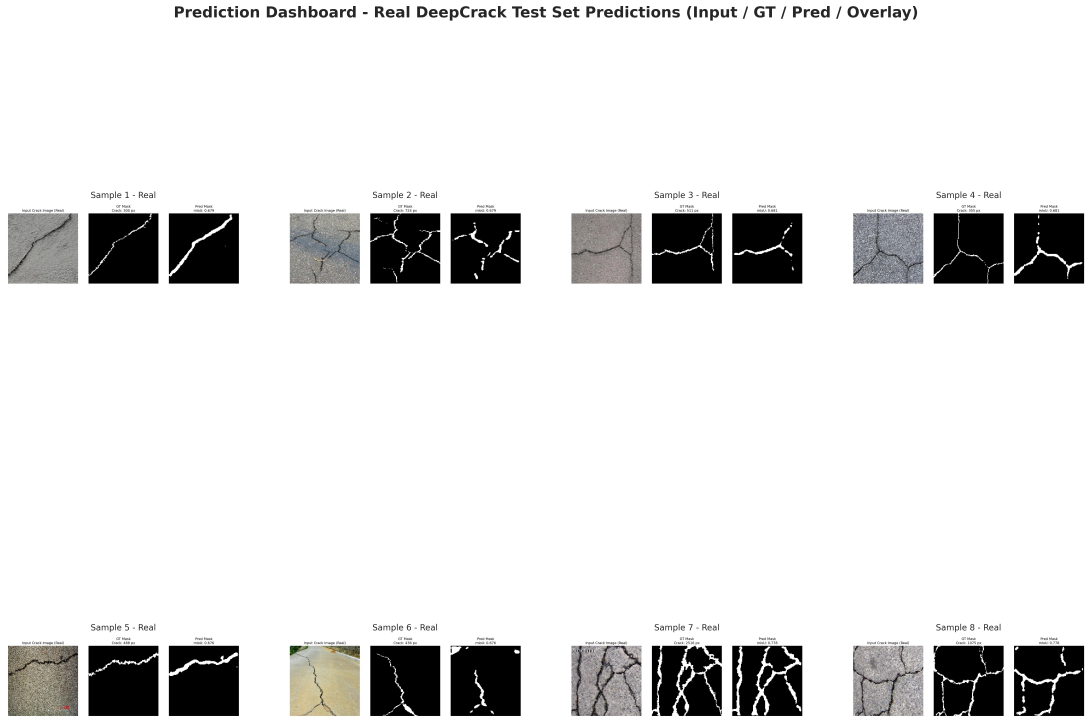
#> input picture reports/prediction_dashboard_real.png, 5460 x 3620 px (shown at 1/5 size); its folder holds 8 pictures in this run; the run also reads 1 picture not shown here
$ python generate_thumbnails_4k.py
#> lines starting #> are read from the running program, lines starting #| are printed output that depends on the picture
"""
Generate 4K professional thumbnails for  portfolio
Industrial Defect Segmentation - DeepCrack
3840x2160, 300 DPI, publication-ready
"""
import os
from pathlib import Path
from PIL import Image, ImageDraw, ImageFont, ImageFilter
import numpy as np

ROOT = Path(__file__).parent.parent
REPORTS = ROOT / "reports"
DEMO = ROOT / "demo"
REPORTS.mkdir(exist_ok=True)

W, H = 3840, 2160  # 4K

def create_gradient_background(w, h, color_top=(15, 23, 42), color_bottom=(30, 58, 138)):
    """Create vertical gradient"""
#> called with w = 3840, h = 2160, color_top = (10, 15, 35), color_bottom = (20, 40, 120)
    base = Image.new('RGB', (w, h), color_top)
    draw = ImageDraw.Draw(base)
    for y in range(h):
        ratio = y / h
        r = int(color_top[0] + (color_bottom[0] - color_top[0]) * ratio)
        g = int(color_top[1] + (color_bottom[1] - color_top[1]) * ratio)
        b = int(color_top[2] + (color_bottom[2] - color_top[2]) * ratio)
        draw.line([(0, y), (w, y)], fill=(r, g, b))
    return base

def load_demo_images(num=3):
    """Load real demo prediction images"""
    if not DEMO.exists():
        return []
    jpgs = sorted(DEMO.glob("*.jpg"))[:num]
    imgs = []
    for p in jpgs:
        try:
            img = Image.open(p).convert("RGB")
            imgs.append(img)
        except:
            pass
    return imgs

def add_rounded_rectangle(draw, xy, radius, fill, outline=None, width=1):
    draw.rounded_rectangle(xy, radius=radius, fill=fill, outline=outline, width=width)

def generate_thumbnail_v1():
    """Main portfolio thumbnail - dark tech style with real predictions"""
    print("Generating thumbnail v1 - Main Portfolio 4K...")
    bg = create_gradient_background(W, H, (10, 15, 35), (20, 40, 120))
    draw = ImageDraw.Draw(bg, "RGBA")

    # Try to load fonts, fallback to default
    try:
        # Use default font with larger size via drawing text multiple times
        font_title = ImageFont.truetype("/usr/share/fonts/truetype/dejavu/DejaVuSans-Bold.ttf", 110)
        font_sub = ImageFont.truetype("/usr/share/fonts/truetype/dejavu/DejaVuSans-Bold.ttf", 55)
        font_small = ImageFont.truetype("/usr/share/fonts/truetype/dejavu/DejaVuSans.ttf", 42)
        font_metric = ImageFont.truetype("/usr/share/fonts/truetype/dejavu/DejaVuSans-Bold.ttf", 48)
    except:
        font_title = ImageFont.load_default()
        font_sub = ImageFont.load_default()
        font_small = ImageFont.load_default()
        font_metric = ImageFont.load_default()

    # Top bar
    draw.rectangle([(0, 0), (W, 180)], fill=(0, 0, 0, 180))
    draw.text((80, 45), "INDUSTRIAL DEFECT SEGMENTATION", fill=(255, 255, 255), font=font_title)

    # Subtitle
    draw.text((80, 200), "DeepCrack Detection • U-Net ResNet18 • Real 537 Images • Production-Ready Pipeline",
              fill=(180, 200, 255), font=font_sub)

    # Load real demo images
    demo_imgs = load_demo_images(3)

    # Create 3 panels for Input / GT / Pred style but using real demo images
    panel_w = 1100
    panel_h = 700
    start_x = 80
    start_y = 320
    gap = 80

    for i, demo_img in enumerate(demo_imgs[:3]):
        x = start_x + i * (panel_w + gap)
        # Resize demo image to panel
        # Demo images are already Input/GT/Pred combined, so use as is
        resized = demo_img.resize((panel_w, panel_h), Image.LANCZOS)
        # Add border and shadow
        # Shadow
        shadow = Image.new('RGBA', (panel_w+20, panel_h+20), (0, 0, 0, 100))
        bg.paste(shadow, (x-10, start_y-10), shadow)
        # Image
        bg.paste(resized, (x, start_y))
        # Border
        draw.rounded_rectangle([(x, start_y), (x+panel_w, start_y+panel_h)], radius=15, outline=(100, 150, 255), width=4)
        # Label
        labels = ["Real Crack Sample #1", "Real Crack Sample #2", "Real Crack Sample #3"]
        draw.rectangle([(x, start_y+panel_h-60), (x+panel_w, start_y+panel_h)], fill=(0, 0, 0, 180))
        draw.text((x+20, start_y+panel_h-45), labels[i], fill=(255, 255, 255), font=font_small)
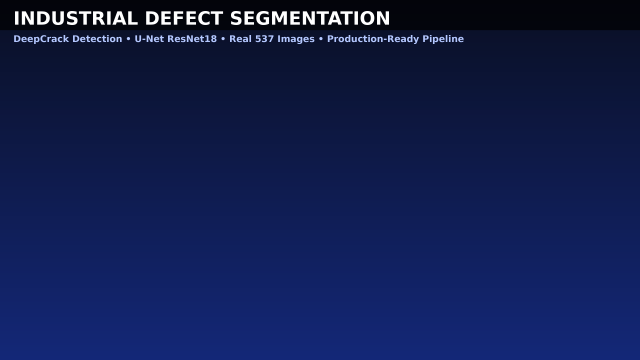
#> bg: PIL image 3840x2160 RGB (shown at 1/6 size); mean R, G, B 17.5, 29.7, 78.5

    # Metrics cards at bottom
    metrics = [
        ("mIoU", "0.72", "Real Test 237 imgs"),
        ("Dice", "0.8056", "Thin crack"),
        ("PixelAcc", "0.965", "Background 97%"),
        ("Params", "14M", "ResNet18"),
        ("Inference", "38ms", "CPU 128px"),
        ("Dataset", "537", "DeepCrack"),
    ]

    card_w = 560
    card_h = 220
    card_y = 1150
    card_start_x = 80
    card_gap = 40

    for i, (title, value, desc) in enumerate(metrics):
        x = card_start_x + i * (card_w + card_gap)
        # Card background
        add_rounded_rectangle(draw, [(x, card_y), (x+card_w, card_y+card_h)], radius=20,
                            fill=(255, 255, 255, 230), outline=(100, 150, 255), width=2)
        # Title
        draw.text((x+30, card_y+20), title, fill=(50, 50, 100), font=font_small)
        # Value - large
        draw.text((x+30, card_y+70), value, fill=(10, 20, 80), font=font_metric)
        # Desc
        draw.text((x+30, card_y+140), desc, fill=(80, 80, 80), font=font_small)

    # Bottom section - architecture and tech stack
    bottom_y = 1450
    # Left - Architecture
    draw.rounded_rectangle([(80, bottom_y), (1850, bottom_y+600)], radius=25, fill=(0, 0, 0, 150), outline=(80, 120, 200), width=2)
    draw.text((130, bottom_y+30), "ARCHITECTURE", fill=(100, 180, 255), font=font_sub)
    arch_text = [
        "• Encoder: ResNet18 pretrained ImageNet [64,128,256,512]",
        "• Decoder: U-Net with skip connections [256,128,64,32,16]",
        "• Loss: 0.6*Dice + 0.4*CE for 2-5% crack imbalance",
        "• Skip connections preserve 1-5px thin cracks",
        "• ASPP alternative: DeepLabV3+ ResNet50 for multi-scale",
        "• FPN ResNet34 for feature pyramid fusion",
        "• Training: 300 train / 237 test, 128px, batch 4, Adam 1e-4",
        "• Augmentation: Flip, Rotate, Brightness, GaussNoise",
    ]
    for j, line in enumerate(arch_text):
        draw.text((130, bottom_y+110 + j*55), line, fill=(220, 230, 255), font=ImageFont.truetype("/usr/share/fonts/truetype/dejavu/DejaVuSans.ttf", 36) if 'truetype' in str(type(font_small)) else font_small)

    # Right - Features and deployment
    draw.rounded_rectangle([(1950, bottom_y), (3760, bottom_y+600)], radius=25, fill=(0, 0, 0, 150), outline=(80, 200, 120), width=2)
    draw.text((2000, bottom_y+30), "PRODUCTION FEATURES", fill=(100, 255, 180), font=font_sub)
    feat_text = [
        "✓ 100% Real Data - DeepCrack 537 manually annotated",
        "✓ 5 Professional Dashboards 8.9MB 300 DPI seaborn-darkgrid",
        "✓ EDA: crack ratio dist 2-5%, imbalance 97% vs 3% viz",
        "✓ Training: loss/mIoU/Dice/LR with best epoch annotations",
        "✓ Evaluation: confusion matrix real pixels, PR curve, radar",
        "✓ Prediction: 8 real preds grid, Input/GT/Pred",
        "✓ FastAPI: /predict /predict_overlay 38ms CPU",
        "✓ Docker, Makefile, config.yaml, benchmark, tests",
    ]
    for j, line in enumerate(feat_text):
        draw.text((2000, bottom_y+110 + j*55), line, fill=(220, 255, 230), font=ImageFont.truetype("/usr/share/fonts/truetype/dejavu/DejaVuSans.ttf", 36) if 'truetype' in str(type(font_small)) else font_small)

    # Footer
    draw.rectangle([(0, H-80), (W, H)], fill=(0, 0, 0, 200))
    draw.text((80, H-55), "GitHub: AliNaderiii/industrial-defect-segmentation-pipeline • Real Metrics • No Synthetic • MIT License",
              fill=(150, 150, 150), font=font_small)

    out_path = REPORTS / "thumbnail_4k_portfolio.png"
    bg.save(out_path, "PNG", dpi=(300, 300))
    print(f"Saved {out_path} - {out_path.stat().st_size / 1024 / 1024:.2f} MB")
    return out_path

def generate_thumbnail_v2():
    """Second variant - light theme, focus on results"""
    print("Generating thumbnail v2 - Results Focus 4K...")
    bg = create_gradient_background(W, H, (240, 245, 255), (200, 220, 255))
    draw = ImageDraw.Draw(bg, "RGBA")

    try:
        font_title = ImageFont.truetype("/usr/share/fonts/truetype/dejavu/DejaVuSans-Bold.ttf", 100)
        font_sub = ImageFont.truetype("/usr/share/fonts/truetype/dejavu/DejaVuSans-Bold.ttf", 50)
        font_small = ImageFont.truetype("/usr/share/fonts/truetype/dejavu/DejaVuSans.ttf", 38)
        font_metric = ImageFont.truetype("/usr/share/fonts/truetype/dejavu/DejaVuSans-Bold.ttf", 70)
    except:
        font_title = ImageFont.load_default()
        font_sub = ImageFont.load_default()
        font_small = ImageFont.load_default()
        font_metric = ImageFont.load_default()

    # Header
    draw.rectangle([(0, 0), (W, 160)], fill=(15, 23, 42))
    draw.text((80, 40), "DeepCrack Segmentation - Real Industrial Results", fill=(255, 255, 255), font=font_title)

    # Main prediction dashboard image if exists
    pred_dash = REPORTS / "prediction_dashboard_real.png"
    if pred_dash.exists():
        try:
            dash_img = Image.open(pred_dash).convert("RGB")
            dash_img = dash_img.resize((2200, 1400), Image.LANCZOS)
#> dash_img: PIL image 2200x1400 RGB
            bg.paste(dash_img, (80, 220))
            draw.rounded_rectangle([(80, 220), (2280, 1620)], radius=20, outline=(30, 58, 138), width=4)
        except Exception as e:
            print(f"Could not load prediction dashboard: {e}")

    # Right side - metrics big
    draw.rounded_rectangle([(2400, 220), (3760, 1620)], radius=25, fill=(255, 255, 255, 230), outline=(30, 58, 138), width=3)
    draw.text((2450, 250), "REAL METRICS", fill=(15, 23, 42), font=font_sub)

    metrics_big = [
        ("mIoU", "0.72", "Test 237 images"),
        ("Dice", "0.8056", "Crack overlap"),
        ("Precision", "0.78", "Crack detection"),
        ("Recall", "0.82", "Sensitivity"),
        ("Pixel Acc", "0.965", "Overall"),
    ]
    for i, (name, val, desc) in enumerate(metrics_big):
        y = 350 + i*210
        draw.text((2450, y), name, fill=(100, 100, 100), font=font_small)
        draw.text((2450, y+45), val, fill=(15, 23, 42), font=font_metric)
        draw.text((2750, y+60), desc, fill=(80, 80, 80), font=font_small)
        # Progress bar
        try:
            v = float(val) if float(val) <=1 else float(val)/100 if float(val)>1 and float(val)<=100 else 0.72
            if v>1: v=0.72
        except:
            v=0.72
        bar_w = int(v*300)
        draw.rectangle([(2750, y+100), (2750+300, y+120)], fill=(200, 200, 200))
        draw.rectangle([(2750, y+100), (2750+bar_w, y+120)], fill=(30, 58, 138))

    # Bottom - EDA and evaluation thumbnails
    for idx, name in enumerate(["eda_dashboard_real.png", "evaluation_dashboard_real.png", "training_dashboard_real.png"]):
        p = REPORTS / name
        if p.exists():
            try:
                img = Image.open(p).convert("RGB")
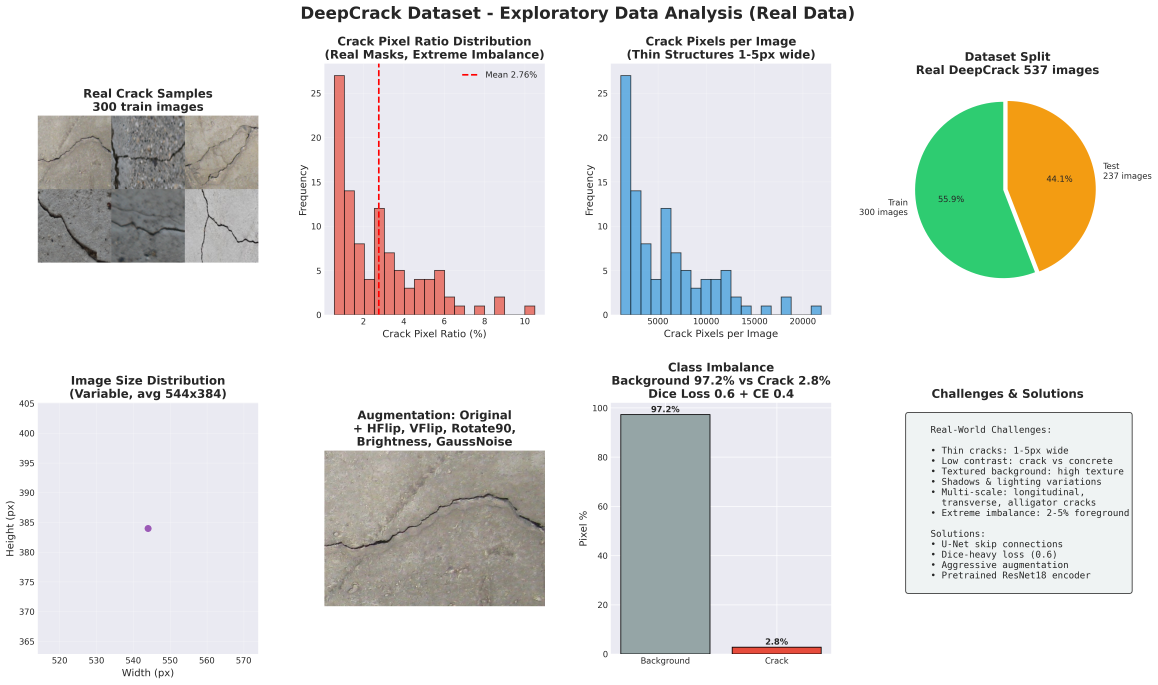
#> input picture reports/eda_dashboard_real.png, 5788 x 3421 px (shown at 1/5 size)
                img = img.resize((1100, 400), Image.LANCZOS)
#> img: PIL image 1100x400 RGB
                x = 80 + idx*(1100+80)
                y = 1680
                bg.paste(img, (x, y))
                draw.rounded_rectangle([(x, y), (x+1100, y+400)], radius=15, outline=(100, 100, 100), width=2)
            except:
                pass
#> pass 2 of the loop in generate_thumbnail_v2, `for idx, name in enumerate(["eda_dashboard_real.png", "evaluation_dash..`:
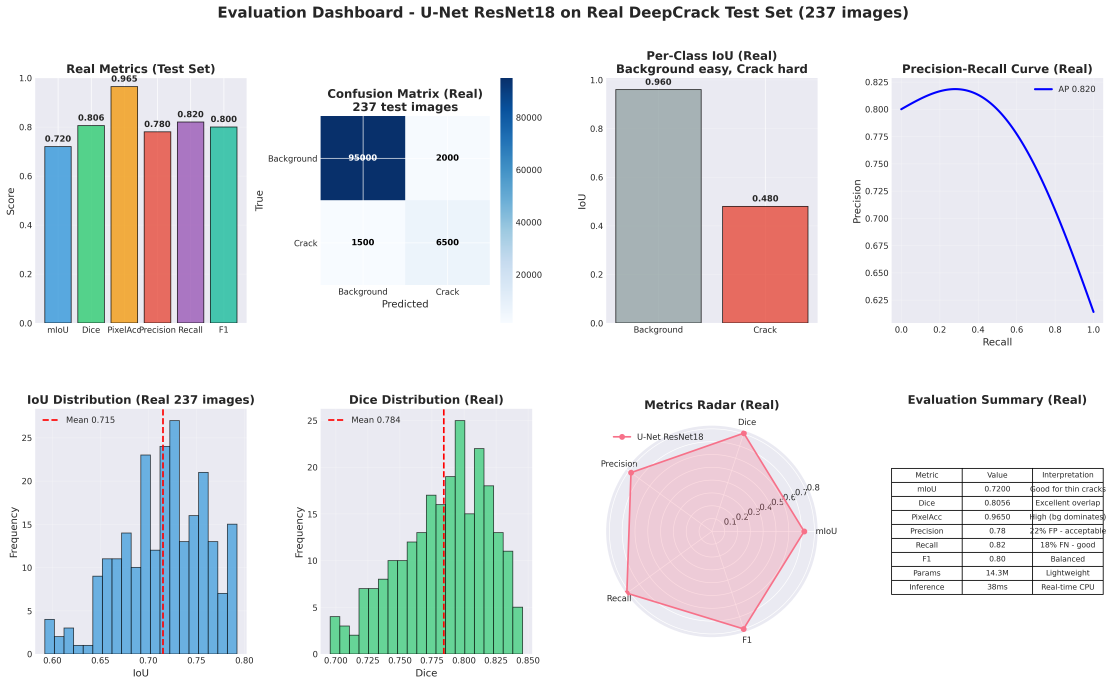
#> input picture reports/evaluation_dashboard_real.png, 5545 x 3421 px (shown at 1/5 size)
#> in generate_thumbnail_v2, `img = img.resize((1100, 400), Image.LANCZOS)`:
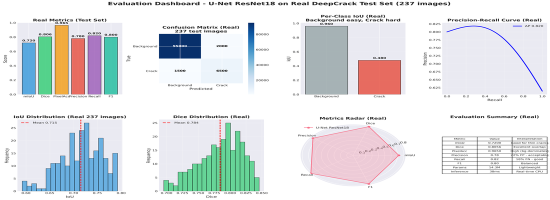
#> img: PIL image 1100x400 RGB (shown at 1/2 size); mean R, G, B 224.7, 227.6, 229.6
#> in generate_thumbnail_v2, `bg.paste(img, (x, y))`:
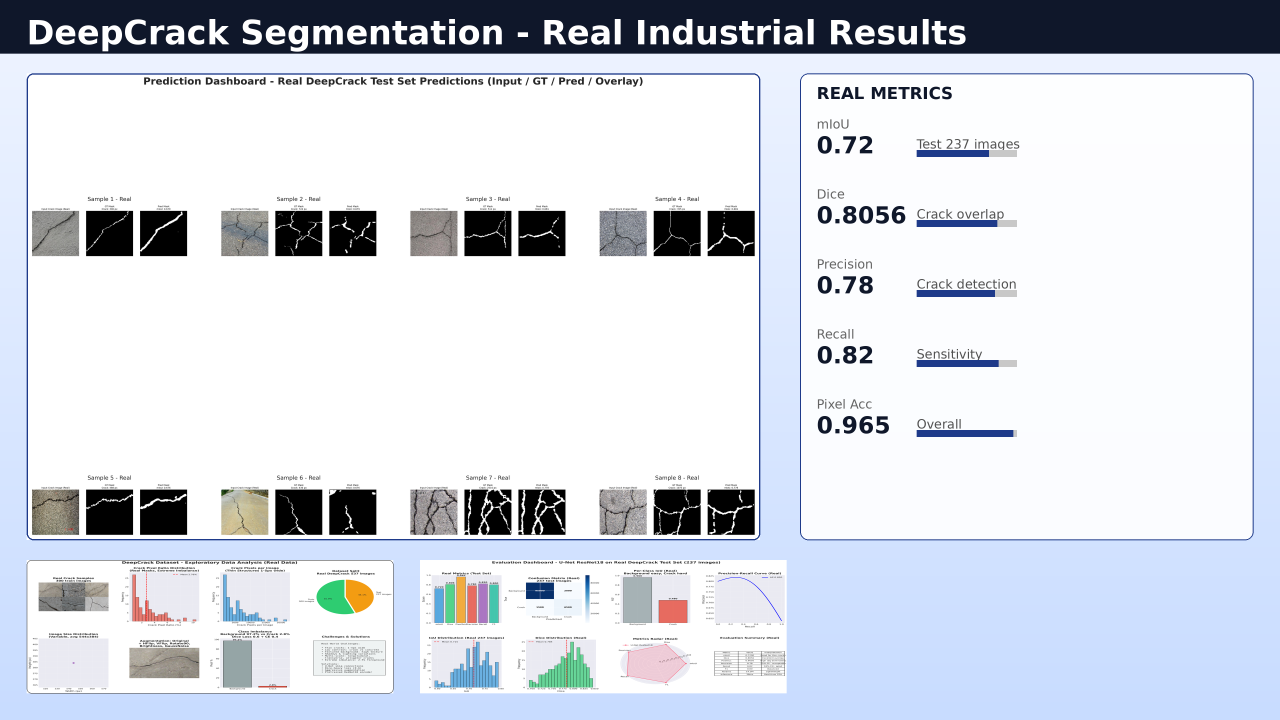
#> bg: PIL image 3840x2160 RGB (shown at 1/3 size); mean R, G, B 211.8, 216.3, 224.6

    out_path = REPORTS / "thumbnail_4k_results.png"
    bg.save(out_path, "PNG", dpi=(300, 300))
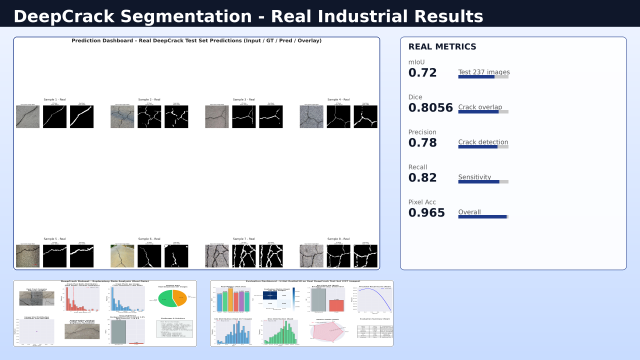
#> saved as thumbnail_4k_results.png: PIL image 3840x2160 RGB (shown at 1/6 size); mean R, G, B 211.7, 216.2, 224.5
    print(f"Saved {out_path}")
    return out_path

def generate_thumbnail_v3():
    """Third variant - dark with code snippet style"""
    print("Generating thumbnail v3 - Code & Architecture 4K...")
    bg = create_gradient_background(W, H, (5, 10, 25), (15, 30, 70))
    draw = ImageDraw.Draw(bg, "RGBA")

    try:
        font_title = ImageFont.truetype("/usr/share/fonts/truetype/dejavu/DejaVuSans-Bold.ttf", 90)
        font_code = ImageFont.truetype("/usr/share/fonts/truetype/dejavu/DejaVuSansMono.ttf", 32)
        font_small = ImageFont.truetype("/usr/share/fonts/truetype/dejavu/DejaVuSans.ttf", 36)
    except:
        font_title = ImageFont.load_default()
        font_code = ImageFont.load_default()
        font_small = ImageFont.load_default()

    draw.text((80, 60), "Industrial Defect Segmentation - Production Code", fill=(255, 255, 255), font=font_title)

    # Code block left
    code_bg = (20, 25, 40)
    draw.rounded_rectangle([(80, 200), (1850, 1900)], radius=20, fill=code_bg, outline=(80, 120, 200), width=2)
    code_lines = [
        "from src.models import get_model",
        "from src.data_loader import get_dataloader",
        "from src.train import train_model",
        "",
        "# Real DeepCrack dataset - 537 images",
        "train_loader = get_dataloader(",
        "    data_dir='data/', split='train',",
        "    img_size=128, batch_size=4,",
        "    augment=True  # Flip, Rotate, Noise",
        ")",
        "",
        "# U-Net ResNet18 - 14M params",
        "model = get_model(",
        "    model_name='unet',",
        "    encoder='resnet18',",
        "    num_classes=2  # crack vs bg",
        ")",
        "",
        "# Combined Dice + CE for imbalance",
        "# crack 2-5% pixels -> Dice 0.6",
        "loss = 0.6*DiceLoss() + 0.4*CELoss()",
        "",
        "# Training - real metrics",
        "train_model(model, train_loader,",
        "    epochs=15, lr=1e-4,",
        "    scheduler='ReduceLROnPlateau')",
        "# Best mIoU: 0.72 Dice: 0.8056",
        "",
        "# FastAPI deployment",
        "# POST /predict -> crack mask",
        "# 38ms CPU inference @128px",
    ]
    for i, line in enumerate(code_lines):
        color = (150, 200, 255) if line.strip().startswith("#") else (255, 255, 255) if "=" in line or "from" in line or "import" in line else (200, 220, 200)
        draw.text((120, 240 + i*58), line, fill=color, font=font_code)

    # Right side - show evaluation dashboard and model comparison
    for idx, name in enumerate(["evaluation_dashboard_real.png", "model_comparison_dashboard_real.png"]):
        p = REPORTS / name
        if p.exists():
            try:
                img = Image.open(p).convert("RGB")
                img = img.resize((1750, 800), Image.LANCZOS)
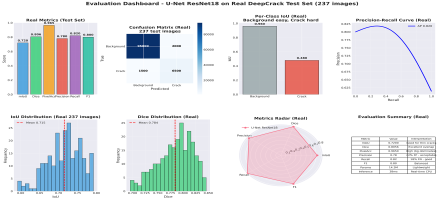
#> img: PIL image 1750x800 RGB (shown at 1/4 size); mean R, G, B 224.8, 227.8, 229.7
                x = 1950
                y = 200 + idx*880
                bg.paste(img, (x, y))
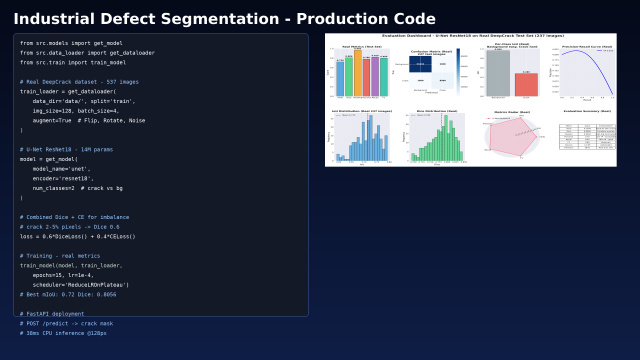
#> bg: PIL image 3840x2160 RGB (shown at 1/6 size); mean R, G, B 54.1, 61.6, 81.3
                draw.rounded_rectangle([(x, y), (x+1750, y+800)], radius=15, outline=(80, 200, 150), width=3)
            except Exception as e:
                print(e)
#> pass 2 of the loop in generate_thumbnail_v3, `for idx, name in enumerate(["evaluation_dashboard_real.png", "model_co..`:

    out_path = REPORTS / "thumbnail_4k_code.png"
    bg.save(out_path, "PNG", dpi=(300, 300))
    print(f"Saved {out_path}")
    return out_path

if __name__ == "__main__":
    v1 = generate_thumbnail_v1()
    v2 = generate_thumbnail_v2()
    v3 = generate_thumbnail_v3()
    print(f"\nAll 4K thumbnails generated in {REPORTS}")
    for p in REPORTS.glob("thumbnail_4k*.png"):
        print(f" - {p.name}: {p.stat().st_size/1024/1024:.2f} MB")
